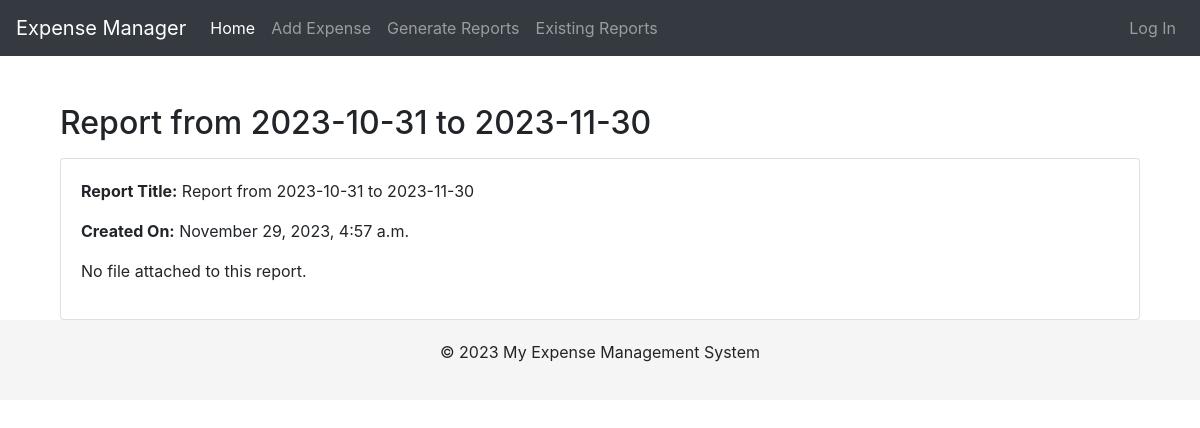
The page /report/2/ on the database as committed earlier.
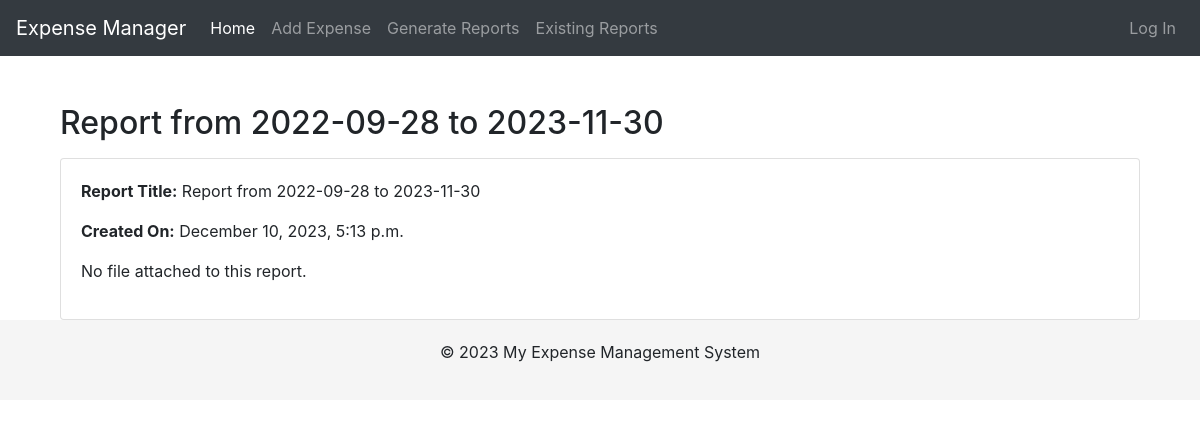
The same page on the database as committed later.
### expenses/models.py (models this page shows, shortened)
class Report(models.Model):
    user = models.ForeignKey(User, on_delete=models.CASCADE)
    title = models.CharField(max_length=100)
    created_date = models.DateTimeField(auto_now_add=True)
    report_file = models.FileField(upload_to='reports/', blank=True, null=True)
    unique_id = models.UUIDField(default=uuid.uuid4, editable=False, unique=True)

### expenses/views.py (the view)
# urls.py: path('report/<int:report_id>/', report_detail, name='report_detail'),
def report_detail(request, report_id):
    report = get_object_or_404(Report, pk=report_id)
    return render(request, 'expenses/report_detail.html', {'report': report})

### expenses/templates/expenses/report_detail.html
{% extends 'base.html' %}
{% block content %}
<div class="container mt-4">
    <h2 class="mb-3">{{ report.title }}</h2>
    <div class="card">
        <div class="card-body">
            <p><strong>Report Title:</strong> {{ report.title }}</p>
            <p><strong>Created On:</strong> {{ report.created_date|date:"F j, Y, P" }}</p>
            {% if report.report_file %}
                <p><a href="{{ report.report_file.url }}" class="btn btn-primary">Download Report</a></p>
            {% else %}
                <p>No file attached to this report.</p>
            {% endif %}
        </div>
    </div>
</div>
{% endblock %}

Rows that differ between the two databases and show on the page:
changed Report: title "Report from 2023-10-31 to 2023-11-30" → "Report from 2022-09-28 to 2023-11-30"; created_date "November 29, 2023, 4:57 a.m." → "December 10, 2023, 5:13 p.m."
